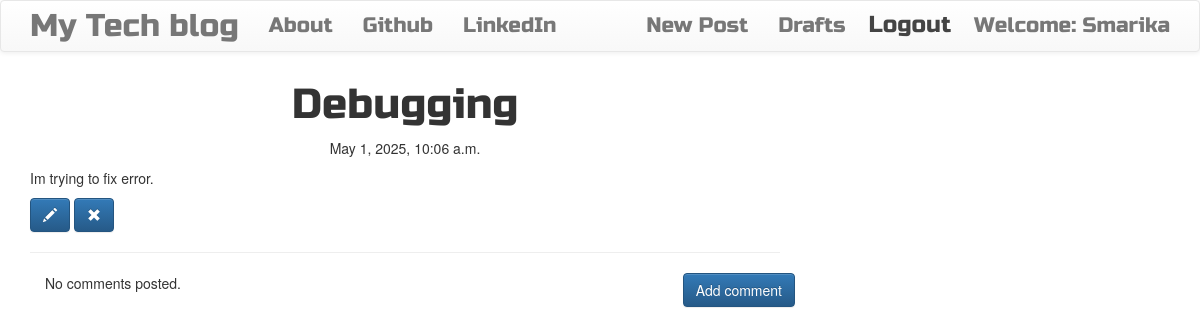
Page /post/2/ (signed in) on the committed database.
### blog/models.py (models this page shows, shortened)
class Post(models.Model):
    author = models.ForeignKey('auth.User',on_delete=models.CASCADE)
    title = models.CharField(max_length=200)
    text = models.TextField()
    created_date = models.DateTimeField(default=timezone.now())
    published_date = models.DateTimeField(blank=True, null=True)

### blog/views.py (the view)
# urls.py: path('post/<int:pk>/', views.PostDetailView.as_view(), name='post_detail'),  # URL for post detail view
class PostDetailView(DetailView):
    model = Post

### blog/templates/blog/post_detail.html
{% extends 'blog/base.html' %} {% block content %}
<h1 class="posttitle loader">{{ post.title }}</h1>
{% if post.published_date %}
<div class="date postdate">{{ post.published_date }}</div>
{% else %}
<a class="btn btn-default" href="{% url 'post_publish' pk=post.pk %}"
  >Publish</a
>
{% endif %}
<p class="postcontent">{{ post.text|safe|linebreaksbr }}</p>
{% if user.is_authenticated %}
<a class="btn btn-primary" href="{% url 'post_edit' pk=post.pk %}"
  ><span class="glyphicon glyphicon-pencil"></span
></a>
<a class="btn btn-primary" href="{% url 'post_remove' pk=post.pk %}"
  ><span class="glyphicon glyphicon-remove"></span
></a>
{% endif %}
<hr />
<a
  class="btn btn-primary btn-comment"
  href="{% url 'add_comment_to_post' pk=post.pk %}"
  >Add comment</a
>
<div class="container">
  {% for comment in post.comments.all %}
  <br />
  {% if user.is_authenticated or comment.approved_comment %} {{
  comment.created_date }} {% if not comment.approved_comment %}
  <a class="btn btn-default" href="{% url 'comment_remove' pk=comment.pk %}"
    ><span class="glyphicon glyphicon-remove"></span
  ></a>
  <a class="btn btn-default" href="{% url 'comment_approve' pk=comment.pk %}"
    ><span class="glyphicon glyphicon-ok"></span
  ></a>
  {% endif %}
  <p>{{ comment.text|safe|linebreaks }}</p>
  <p>Posted by: <strong>{{ comment.author }}</strong></p>
  {% endif %} {% empty %}
  <p>No comments posted.</p>
  {% endfor %}
</div>
{% endblock %}

### blog/templates/blog/base.html (shortened to what this page needs)
<!DOCTYPE html>
{% load static %}
<html>
    <head>
        <link rel="stylesheet" href="https://maxcdn.bootstrapcdn.com/bootstrap/3.3.7/css/bootstrap.min.css">
        <link rel="stylesheet" href="https://maxcdn.bootstrapcdn.com/bootstrap/3.3.7/css/bootstrap-theme.min.css">
        <link rel="stylesheet" href="//cdn.jsdelivr.net/medium-editor/latest/css/medium-editor.min.css" type="text/css" media="screen" charset="utf-8">
        <link rel="stylesheet" href="{% static 'css/blog.css' %}">
<body class='loader'>
  <nav class="navbar navbar-default techfont custom-navbar">
    <div class="container">
      <ul class="nav navbar-nav">
        <li><a class='navbar-brand bigbrand' href="{% url 'post_list' %}">My Tech blog</a></li>
        <li><a href="{% url 'about'%}">About</a></li>
        <li><a href="https://www.github.com">Github</a></li>
        <li><a href="https://www.linkedin.com">LinkedIn</a></li>
      </ul>
      <ul class="nav navbar-nav navbar-right">
        {% if user.is_authenticated %}
        <li>
          <a href="{% url 'post_new' %}" >New Post</a>
        </li>
        <li>
          <a href="{% url 'post_draft_list' %}">Drafts</a>
        </li>
        <li>
        <form method="POST" action="{% url 'logout' %}">
          <button type="submit">Logout</button>
      </form>
    </li>
        <li>
          <a >Welcome: {{ user.username }}</a>
        </li>
          {% else %}
          <li><a class='nav navbar-right' href="{% url 'login' %}" ><span class="glyphicon glyphicon-user"></span></a></li>
        {% endif %}
      </ul>
  </div>
</nav>
        <div class="content container">
            <div class="row">
                <div class="col-md-8">
                  <div class="blog_posts">
                    {% block content %}
                    {% endblock %}
                  </div>
                </div>
            </div>
        </div>
</body>
</html>

### blog/static/css/blog.css (style rules this page uses)
.techfont { font-family: 'Russo One', sans-serif; font-size: 1.5em; margin-bottom: 10px; }
.navbar-nav.navbar-right li form { display: inline-block; margin-top: 3px; }
.navbar-nav.navbar-right li form button { padding: 8px 8px; line-height: 1.1; background: transparent; border: none; color: rgb(68, 68, 68); font-size: 1.1em; }
.postdate { text-align: center; }
.posttitle { font-family: 'Russo One', sans-serif; font-size: 3em; text-align: center; }
.postcontent { font-family: 'Montserrat'; font-size: 1.5em; }
.btn-comment { position: absolute; right: 0px; }
.bigbrand { font-size: 1.5em; }
.loader { filter:hue-rotate(0deg); color: linear-gradient(45deg,#0f8,#08f); animation:hue 5000ms infinite linear; }

### rows in the picture
Post: title "Debugging", published_date "May 1, 2025, 10:06 a.m.", text "Im trying to fix error."

### other values in the picture
{{ user.username }} "Smarika"
